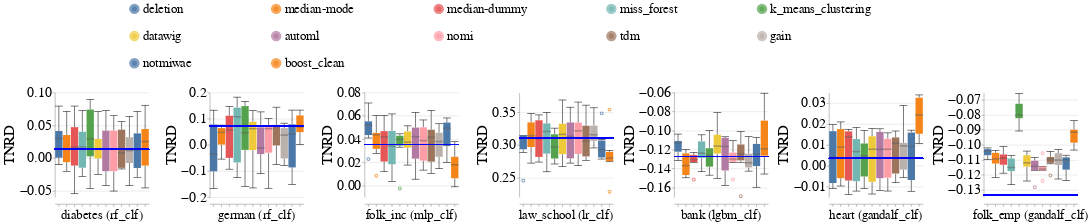

The notebook cell saved with this chart:
### Code cell
create_bar_charts_for_diff_imputers_and_datasets(train_injection_scenario='MNAR3',
                                                test_injection_scenario='MNAR3',
                                                dataset_to_group=DATASETS_SENSITIVE_ATTRS,
                                                metric_name='Equalized_Odds_TNR',
                                                db_client=db_client)

### Figure 1 — Vega-Lite specification as saved in the notebook (floating-point values rounded to 4 significant figures; data arrays with more than 128 entries replaced by an {"elided": "..."} marker saying what was removed)
{"config": {"view": {"continuousWidth": 400, "continuousHeight": 300, "stroke": null}, "axis": {"labelFontSize": 26, "labelFontWeight": "normal", "titleFontSize": 28, "titleFontWeight": "normal"}, "facet": {"spacing": 15}, "header": {"labelFontSize": 24, "labelOrient": "bottom", "labelPadding": 5, "titleFontSize": 28}, "legend": {"columns": 5, "direction": "horizontal", "labelFontSize": 24, "labelLimit": 400, "orient": "top", "symbolOffset": 140, "symbolStrokeWidth": 10, "titleAnchor": "middle", "titleFontSize": 26, "titleLimit": 300}, "title": {"fontSize": 28}}, "data": {"name": "data-c7f218120e9399e275c05a357c2cc2e4"}, "facet": {"column": {"field": "Dataset_Name_With_Model_Name", "sort": {"field": "Dataset_Sequence_Number", "order": "ascending"}, "title": null, "type": "nominal"}}, "spec": {"layer": [{"mark": {"type": "boxplot", "median": {"stroke": "black", "strokeWidth": 0.7}, "ticks": true}, "encoding": {"color": {"field": "Null_Imputer_Name", "sort": ["deletion", "median-mode", "median-dummy", "miss_forest", "k_means_clustering", "datawig", "automl", "nomi", "tdm", "gain", "notmiwae"], "title": null, "type": "nominal"}, "x": {"axis": {"labels": false}, "field": "Null_Imputer_Name", "sort": ["deletion", "median-mode", "median-dummy", "miss_forest", "k_means_clustering", "datawig", "automl", "nomi", "tdm", "gain", "notmiwae"], "title": null, "type": "nominal"}, "y": {"field": "Metric_Value", "scale": {"zero": false}, "title": "TNRD", "type": "quantitative"}}}, {"mark": "rule", "encoding": {"color": {"value": "blue"}, "size": {"value": 2}, "y": {"field": "Baseline_Median", "type": "quantitative"}}}], "height": 200, "width": 180}, "resolve": {"scale": {"y": "independent"}}, "$schema": "https://vega.github.io/schema/vega-lite/v4.17.0.json", "datasets": {"data-c7f218120e9399e275c05a357c2cc2e4": {"elided": "504 records"}}}
